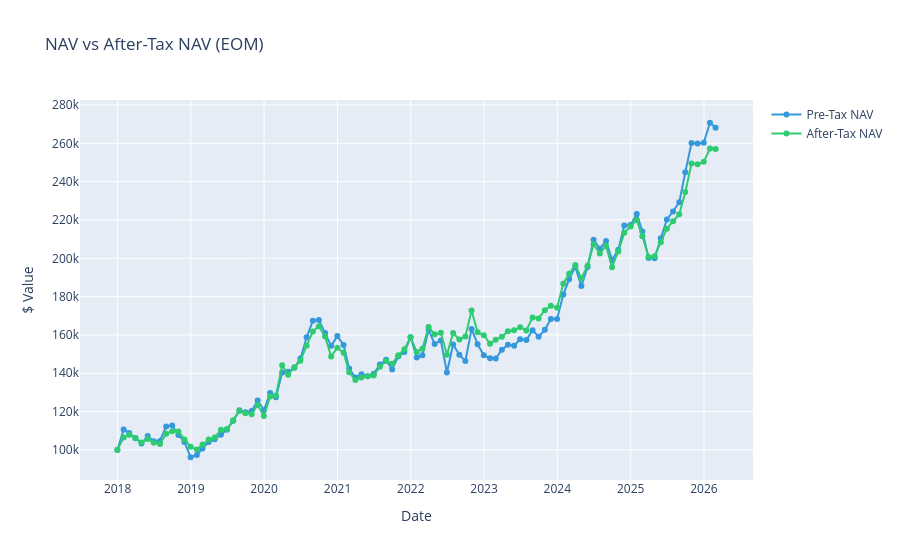
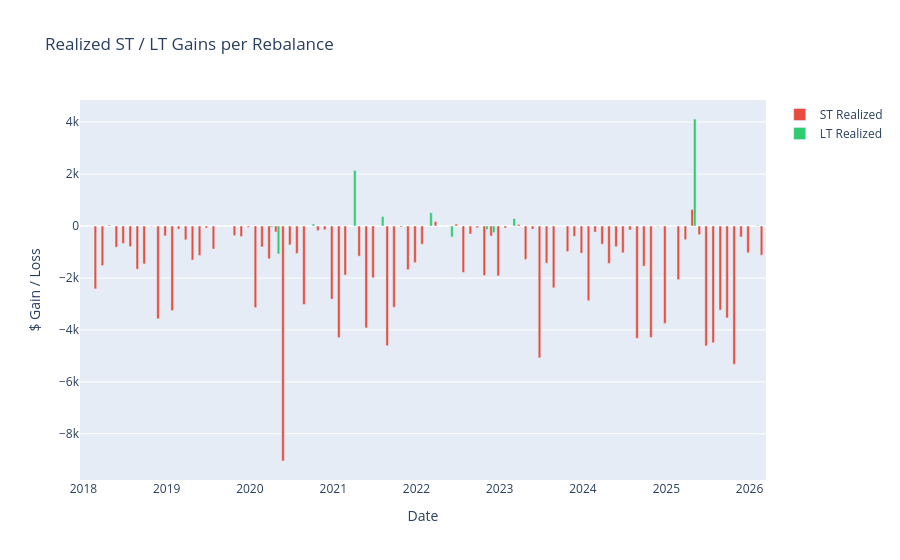
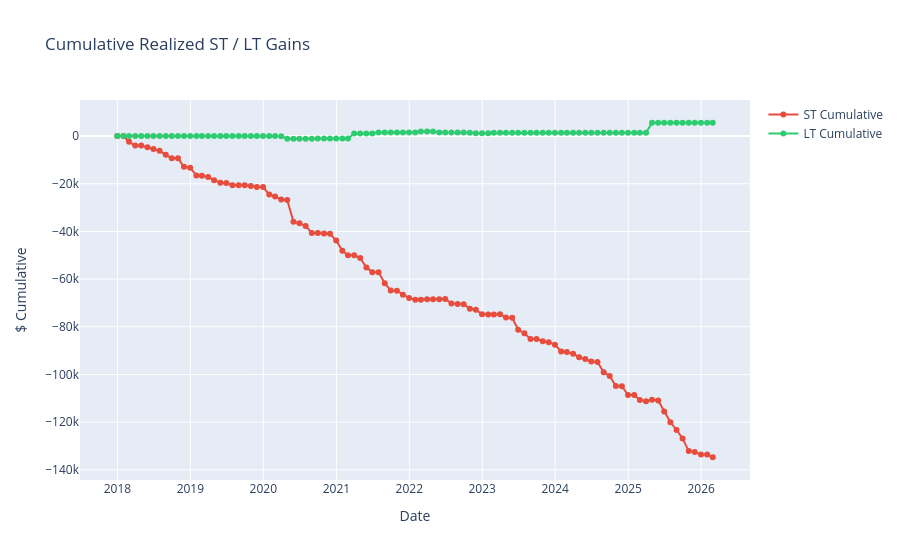
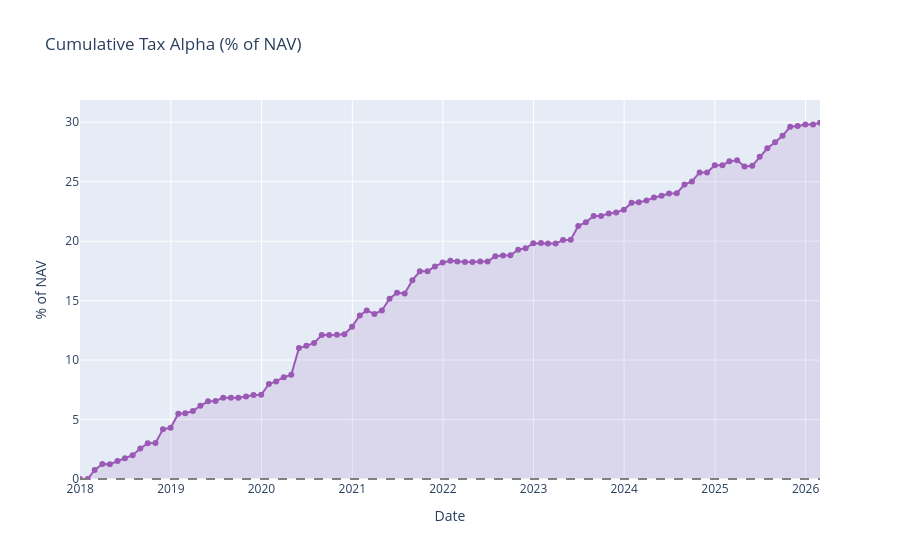

The notebook cell these images were saved under, in order:
### Code cell
# Cell 6 — Interactive charts
dates = df.index.astype(str).tolist()

# ── Chart 1: NAV vs After-Tax NAV ──────────────────────────────────────────
fig1 = go.Figure()
fig1.add_trace(go.Scatter(x=dates, y=df["nav_eom"], name="Pre-Tax NAV",
                          line=dict(color="#3498db"), mode="lines+markers",
                          hovertemplate="%{x}<br>Pre-Tax NAV: $%{y:,.0f}<extra></extra>"))
fig1.add_trace(go.Scatter(x=dates, y=df["after_tax_nav"], name="After-Tax NAV",
                          line=dict(color="#2ecc71"), mode="lines+markers",
                          hovertemplate="%{x}<br>After-Tax NAV: $%{y:,.0f}<extra></extra>"))
fig1.update_layout(title="NAV vs After-Tax NAV (EOM)", hovermode="x unified",
                   xaxis_title="Date", yaxis_title="$ Value")
fig1.show()

# ── Chart 2: Realized ST / LT Gains per Rebalance ─────────────────────────
fig2 = go.Figure()
fig2.add_trace(go.Bar(x=dates, y=df["st_realized"], name="ST Realized",
                      marker_color="#e74c3c",
                      hovertemplate="%{x}<br>ST: $%{y:,.0f}<extra></extra>"))
fig2.add_trace(go.Bar(x=dates, y=df["lt_realized"], name="LT Realized",
                      marker_color="#2ecc71",
                      hovertemplate="%{x}<br>LT: $%{y:,.0f}<extra></extra>"))
fig2.update_layout(title="Realized ST / LT Gains per Rebalance",
                   barmode="group", hovermode="x unified",
                   xaxis_title="Date", yaxis_title="$ Gain / Loss")
fig2.show()

# ── Chart 3: Cumulative Realized ST / LT ──────────────────────────────────
fig3 = go.Figure()
fig3.add_trace(go.Scatter(x=dates, y=df["st_cumulative"], name="ST Cumulative",
                          line=dict(color="#e74c3c"), mode="lines+markers",
                          hovertemplate="%{x}<br>ST Cumul: $%{y:,.0f}<extra></extra>"))
fig3.add_trace(go.Scatter(x=dates, y=df["lt_cumulative"], name="LT Cumulative",
                          line=dict(color="#2ecc71"), mode="lines+markers",
                          hovertemplate="%{x}<br>LT Cumul: $%{y:,.0f}<extra></extra>"))
fig3.update_layout(title="Cumulative Realized ST / LT Gains", hovermode="x unified",
                   xaxis_title="Date", yaxis_title="$ Cumulative")
fig3.show()

# ── Chart 4: Cumulative Tax Alpha ──────────────────────────────────────────
cum_alpha = df["tax_alpha"].astype(float).cumsum() * 100
fig4 = go.Figure()
fig4.add_trace(go.Scatter(x=dates, y=cum_alpha, name="Cumul. Tax Alpha",
                          line=dict(color="#9b59b6"), mode="lines+markers",
                          fill="tozeroy", fillcolor="rgba(155,89,182,0.15)",
                          hovertemplate="%{x}<br>Tax Alpha: %{y:.3f}%<extra></extra>"))
fig4.add_hline(y=0, line_dash="dash", line_color="gray")
fig4.update_layout(title="Cumulative Tax Alpha (% of NAV)", hovermode="x unified",
                   xaxis_title="Date", yaxis_title="% of NAV")
fig4.show()
